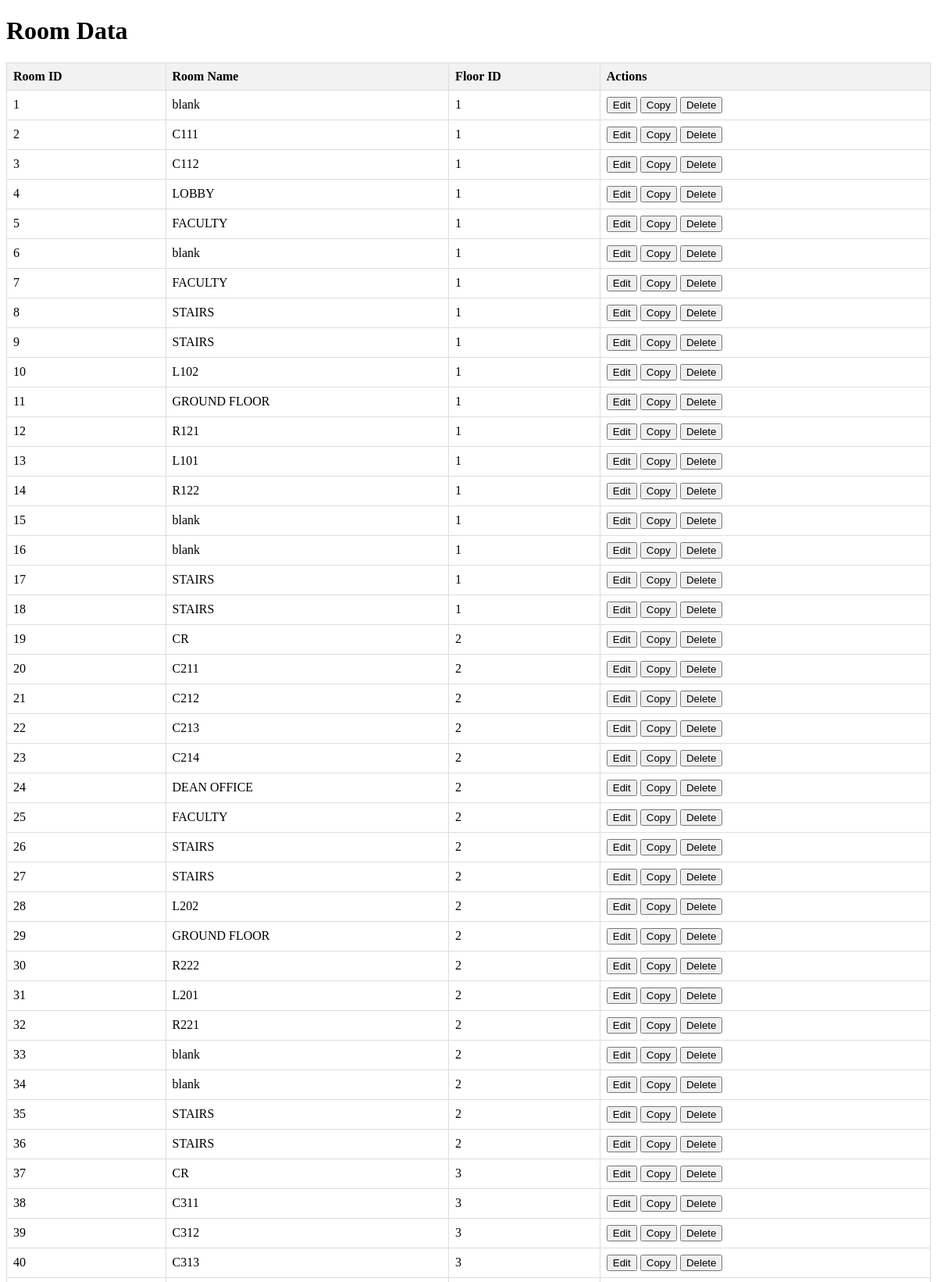
The page /ccs.php (upper part) on the database its author committed.
### tables this page shows
CREATE TABLE `room_tbl` (
  `room_id` int(11) NOT NULL,
  `room_name` varchar(25) NOT NULL,
  `floor_id` int(10) DEFAULT NULL
);

### ccs.php (the view, shortened to what this page needs)
<?php
$username = "root";
$password = "";
try {
    $connect = new PDO("mysql:host=localhost;dbname=ckiosk", $username, $password);
    $connect->setAttribute(PDO::ATTR_ERRMODE, PDO::ERRMODE_EXCEPTION);
    $stmt = $connect->query("SELECT room_id, room_name, floor_id FROM room_tbl");
    $rooms = $stmt->fetchAll(PDO::FETCH_ASSOC);
} catch (PDOException $e) {
    echo "Connection failed: " . $e->getMessage();
}
?>
<!DOCTYPE html>
<html lang="en">
<head>
</head>
<body>
<h1>Room Data</h1>
<table>
    <thead>
        <tr>
            <th>Room ID</th>
            <th>Room Name</th>
            <th>Floor ID</th>
            <th>Actions</th>
        </tr>
    </thead>
    <tbody>
        <?php foreach ($rooms as $room): ?>
            <tr>
                <td><?php echo htmlspecialchars($room['room_id']); ?></td>
                <td><?php echo htmlspecialchars($room['room_name']); ?></td>
                <td><?php echo htmlspecialchars($room['floor_id']); ?></td>
                <td>
                    <button onclick="editRoom(<?php echo $room['room_id']; ?>)">Edit</button>
                    <button onclick="copyRoom(<?php echo $room['room_id']; ?>)">Copy</button>
                    <button onclick="deleteRoom(<?php echo $room['room_id']; ?>)">Delete</button>
                </td>
            </tr>
        <?php endforeach; ?>
    </tbody>
</table>
</body>
</html>

### ccs.php (style rules this page uses)
table { width: 100%; border-collapse: collapse; }
th, td { border: 1px solid #dddddd; text-align: left; padding: 8px; }
th { background-color: #f2f2f2; }

### rows shown on the page
room_tbl: room_id "1", room_name "blank", floor "1"
room_tbl: room_id "2", room_name "C111", floor "1"
room_tbl: room_id "3", room_name "C112", floor "1"
room_tbl: room_id "4", room_name "LOBBY", floor "1"
room_tbl: room_id "5", room_name "FACULTY", floor "1"
room_tbl: room_id "6", room_name "blank", floor "1"
room_tbl: room_id "7", room_name "FACULTY", floor "1"
room_tbl: room_id "8", room_name "STAIRS", floor "1"
room_tbl: room_id "9", room_name "STAIRS", floor "1"
room_tbl: room_id "10", room_name "L102", floor "1"
room_tbl: room_id "11", room_name "GROUND FLOOR", floor "1"
room_tbl: room_id "12", room_name "R121", floor "1"
room_tbl: room_id "13", room_name "L101", floor "1"
room_tbl: room_id "14", room_name "R122", floor "1"
room_tbl: room_id "15", room_name "blank", floor "1"
room_tbl: room_id "16", room_name "blank", floor "1"
room_tbl: room_id "17", room_name "STAIRS", floor "1"
room_tbl: room_id "18", room_name "STAIRS", floor "1"
room_tbl: room_id "19", room_name "CR", floor "2"
room_tbl: room_id "20", room_name "C211", floor "2"
room_tbl: room_id "21", room_name "C212", floor "2"
room_tbl: room_id "22", room_name "C213", floor "2"
room_tbl: room_id "23", room_name "C214", floor "2"
room_tbl: room_id "24", room_name "DEAN OFFICE", floor "2"
room_tbl: room_id "25", room_name "FACULTY", floor "2"
room_tbl: room_id "26", room_name "STAIRS", floor "2"
room_tbl: room_id "27", room_name "STAIRS", floor "2"
room_tbl: room_id "28", room_name "L202", floor "2"
room_tbl: room_id "29", room_name "GROUND FLOOR", floor "2"
room_tbl: room_id "30", room_name "R222", floor "2"
room_tbl: room_id "31", room_name "L201", floor "2"
room_tbl: room_id "32", room_name "R221", floor "2"
room_tbl: room_id "33", room_name "blank", floor "2"
room_tbl: room_id "34", room_name "blank", floor "2"
room_tbl: room_id "35", room_name "STAIRS", floor "2"
room_tbl: room_id "36", room_name "STAIRS", floor "2"
room_tbl: room_id "37", room_name "CR", floor "3"
room_tbl: room_id "38", room_name "C311", floor "3"
room_tbl: room_id "39", room_name "C312", floor "3"
room_tbl: room_id "40", room_name "C313", floor "3"
